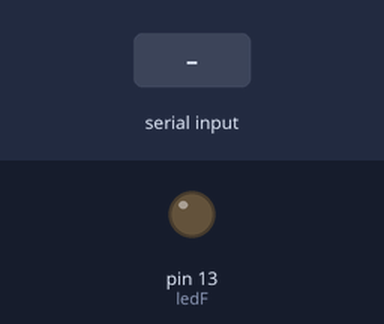
Bench run of a sketch on a simulated Arduino Uno, built with avr-gcc and run on an emulated ATmega328P. Parts: output pins drawn as LEDs (lit = HIGH). The inputs (shaded band) are chosen by the test bench.

Above: at 1.2 s.
1.3 s: "1" received over Serial
At 2.0 s:
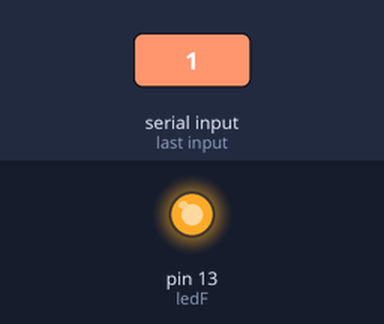
2.8 s: "0" received over Serial
At 3.1 s:
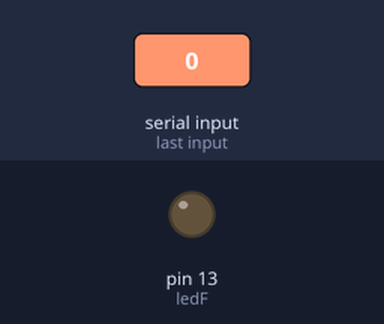
Timing chart, 0 to 5.8 s (numbered marks = the images above; inputs shaded):
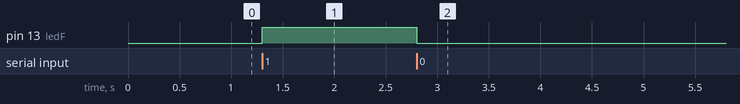

Measured:
- after the input at 1.3 s, pin 13 (ledF): LOW → HIGH at once
- after the input at 2.8 s, pin 13 (ledF): HIGH → LOW at once

The sketch:

BasicBluetooth.ino
```cpp
int val;
int ledF = 13;

void setup(){
  Serial.begin(9600);
  pinMode(ledF, OUTPUT);
}

void loop()
{
  if (Serial.available())
  {
    val = Serial.read();
    if (val == '1') {digitalWrite(ledF, HIGH);}
    if ( val == '0'){digitalWrite(ledF, LOW);}
    }
}
```
